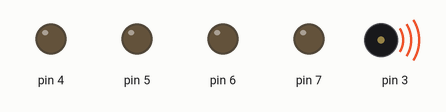
The sketch below on a simulated Arduino Uno, built with avr-gcc and run on an emulated ATmega328P. Parts: output pins drawn as LEDs (lit = HIGH), buzzer (waves = sounding).

Above: at 0.1 s.
At 92.0 s:
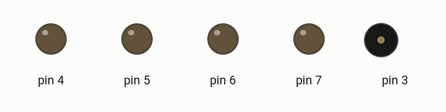
Timing chart, 0 to 93.5 s (numbered marks = the images above):
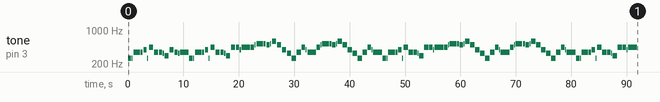

The sketch:

Lab5.ino
```cpp
#define do  131
#define do_diez 139
#define re  147
#define re 156
#define mi  165
#define fa  175
#define fa_diez 185
#define sol  196
#define sol_diez 208
#define la  220
#define la_diez 233
#define si  247

// aici incepe cheia Sol (octava lui C4):
#define Do  262
#define Do_diez 277
#define Re  294
#define Re_diez 311
#define Mi  330
#define Fa  349
#define Fa_diez 370
#define Sol  392
#define Sol_diez 415
#define La  440
#define La_diez 466
#define Si  494

// aici incepe cheia sol cu o octava mai sus (octava lui C5)
#define DO  523
#define DO_diez 554
#define RE  587
#define RE_diez 622
#define MI  659
#define FA  698
#define FA_diez 740
#define SOL  784
#define SOL_diez 831
#define LA  880
#define LA_diez 932
#define SI  988

//TREI CULORI

/*int note[] = {
    Do,6,   Do,2,  Fa,12,  Fa,4,
    Sol,6,  Do,2,  La,8,   Fa,8,
    Fa,6,   Mi,2,  Re,8,   Sol, 8,
    Fa,6,   Mi,2,  Fa,16,

    Do,6,   Do,2,  Fa,12,  Fa,4,
    Sol,6,  Do,2,  La,8,   Fa,8,
    Fa,6,   Mi,2,  Re,8,   La, 8,
    La,6,   Sol,2,La,16,

    La,6,   Si,2,  DO,12,  La,4,
    Si,6,   DO,2,  RE,8,   Si,4,  Sol,4,
    Fa,6,   Re,2,  Do,8,   Fa,8,
    La,6,   Sol,2, Fa,18
};
*/

//DESTEAPTA TE ROMANE

int note[] = {
    // Linia 1
    Do, 6,   Do, 2,   Fa, 12,  Fa, 4,
    Sol, 6,  Do, 2,   La, 8,   Fa, 8,
    Fa, 6,   Mi, 2,   Re, 8,   Sol, 8,
    Fa, 6,   Mi, 2,   Fa, 16,

    // Linia 2
    Do, 6,   Do, 2,   Fa, 12,  Fa, 4,
    Sol, 6,  Do, 2,   La, 8,   Fa, 8,
    Fa, 6,   Mi, 2,   Re, 8,   La, 8,
    La, 6,   Sol, 2,  La, 16,

    // Linia 3
    La, 6,   Si, 2,   DO, 12,  DO, 4,
    Si, 6,   DO, 2,   RE, 8,   Si, 8,
    Sol, 8,  Mi, 8,   Do, 8,   Fa, 8,
    La, 6,   Sol, 2,  Fa, 16,

    // Linia 4
    La, 6,   Si, 2,   DO, 12,  DO, 4,
    Si, 6,   DO, 2,   RE, 8,   Si, 8,
    Sol, 8,  Mi, 8,   Do, 8,   Fa, 8,
    La, 6,   Sol, 2,  Fa, 16,

    // Linia 5
    Do, 6,   Do, 2,   Fa, 12,  Fa, 4,
    Sol, 6,  Do, 2,   La, 8,   Fa, 8,
    Fa, 6,   Mi, 2,   Re, 8,   La, 8,
    La, 6,   Sol, 2,  La, 16,

    // Linia 6
    La, 6,   Si, 2,   DO, 12,  DO, 4,
    Si, 6,   DO, 2,   RE, 8,   Si, 8,
    Sol, 8,  Mi, 8,   Do, 8,   Fa, 8,
    La, 6,   Sol, 2,  Fa, 16,

    // Linia 7
    La, 6,   Si, 2,   DO, 12,  DO, 4,
    Si, 6,   DO, 2,   RE, 8,   Si, 8,
    Sol, 8,  Mi, 8,   Do, 8,   Fa, 8,
    La, 6,   Sol, 2,  Fa, 16,

    // Linia 8 (identică cu linia 5)
    Do, 6,   Do, 2,   Fa, 12,  Fa, 4,
    Sol, 6,  Do, 2,   La, 8,   Fa, 8,
    Fa, 6,   Mi, 2,   Re, 8,   La, 8,
    La, 6,   Sol, 2,  La, 16
};
void setup() {
   for(int i=4; i<=7; i++)
   {
      pinMode(i,OUTPUT);
      digitalWrite(i,LOW);
    }
    int octava=1; // puteti schimba cu 2,4,8 pentru a incerca alta octava - uneori se aude mai bine
    for (int nota_curenta = 0; nota_curenta < 120; nota_curenta++)
    {
      tone(3, note[nota_curenta*2] * octava, 100*note[nota_curenta*2+1]); // 3 = pinul cu buzzer-ul, nota, delay
      delay(100*note[nota_curenta*2+1] + 100);
      noTone(3);
    }
}

void loop(){}
```
